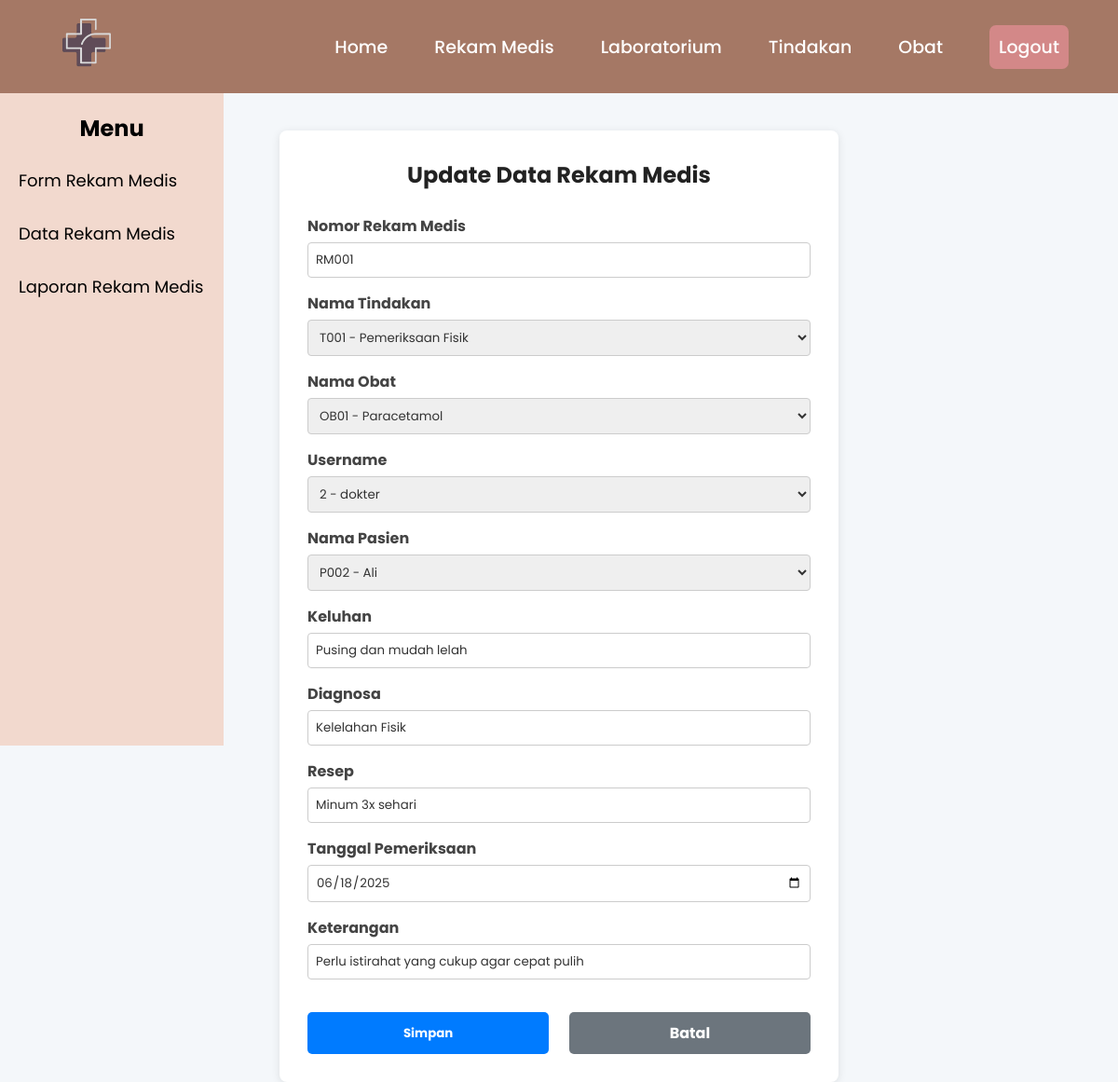
The app's page /Dokter/rm_update.php?no_RM=RM001 with its own data.
### tables this page shows
CREATE TABLE `rekam_medis` (
  `no_RM` varchar(11) NOT NULL,
  `kd_tindakan` varchar(11) NOT NULL,
  `kd_obat` varchar(11) NOT NULL,
  `kd_user` varchar(11) NOT NULL,
  `no_pasien` varchar(11) NOT NULL,
  `diagnosa` varchar(100) NOT NULL,
  `resep` varchar(50) NOT NULL,
  `keluhan` varchar(100) NOT NULL,
  `tgl_periksa` date NOT NULL,
  `ket` varchar(100) NOT NULL
);

CREATE TABLE `tindakan` (
  `kd_tindakan` varchar(11) NOT NULL,
  `nm_tindakan` enum('Pemeriksaan Fisik','Operasi','Pemasangan Infus','Suntik Antibiotik','CT SCAN','USG') NOT NULL,
  `ket` varchar(100) NOT NULL
);

CREATE TABLE `obat` (
  `kd_obat` varchar(11) NOT NULL,
  `nm_obat` varchar(50) NOT NULL,
  `jml_obat` varchar(20) NOT NULL,
  `ukuran` int(20) NOT NULL,
  `harga` int(10) NOT NULL
);

CREATE TABLE `pasien` (
  `no_pasien` varchar(11) NOT NULL,
  `nm_pasien` varchar(100) NOT NULL,
  `j_kel` enum('Perempuan','Laki-laki','','') NOT NULL,
  `agama` enum('Islam','Kristen','Budha','Hindu','Katolik','Konghucu') NOT NULL,
  `alamat` varchar(100) NOT NULL,
  `tgl_lahir` date NOT NULL,
  `usia` int(5) NOT NULL,
  `no_telp` varchar(15) NOT NULL,
  `nm_kk` varchar(50) NOT NULL,
  `hub_kel` enum('Ayah','Ibu','Anak','Suami','Istri','Wali','Lainnya') NOT NULL
);

### Dokter/rm_update.php (the view, shortened to what this page needs)
<?php
include('../koneksi.php');
include("a_header.php");
include("rm_sidebar.php");
$no_RM = $_GET['no_RM'];
$query = mysqli_query($koneksi, "SELECT * FROM rekam_medis WHERE no_RM = '$no_RM'");
$data  = mysqli_fetch_assoc($query);
$tindakan = mysqli_query($koneksi, "SELECT kd_tindakan, nm_tindakan FROM tindakan");
$obat     = mysqli_query($koneksi, "SELECT kd_obat, nm_obat FROM obat");
$login    = mysqli_query($koneksi, "SELECT kd_user, username FROM login WHERE role = 'Dokter'");
$pasien   = mysqli_query($koneksi, "SELECT no_pasien, nm_pasien FROM pasien");
?>
<!DOCTYPE html>
<html lang="id">
<head>
</head>
<body>
<div class="content-wrapper">
    <main class="main-content">
        <div class="header">
            <h2>Update Data Rekam Medis</h2>
        </div>
        <form class="form-update" method="POST" action="rm_update_proses.php">
            <div class="form-group">
                <label>Nomor Rekam Medis</label>
                <input type="text" name="no_RM" value="<?= $data['no_RM'] ?>" readonly>
            </div>
            <div class="form-group">
            <label>Nama Tindakan</label>
            <select name="kd_tindakan" class="form-select" required>
                <?php while ($row = mysqli_fetch_assoc($tindakan)) { ?>
                    <option value="<?= $row['kd_tindakan'] ?>" <?= ($row['kd_tindakan'] == $data['kd_tindakan']) ? 'selected' : '' ?>>
                        <?= $row['kd_tindakan'] ?> - <?= $row['nm_tindakan'] ?>
                    </option>
                <?php } ?>
            </select>
            </div>
            <div class="form-group">
            <label>Nama Obat</label>
            <select name="kd_obat" class="form-select" required>
                <?php while ($row = mysqli_fetch_assoc($obat)) { ?>
                    <option value="<?= $row['kd_obat'] ?>" <?= ($row['kd_obat'] == $data['kd_obat']) ? 'selected' : '' ?>>
                        <?= $row['kd_obat'] ?> - <?= $row['nm_obat'] ?>
                    </option>
                <?php } ?>
            </select>
            </div>
            <div class="form-group">
            <label>Username</label>
            <select name="kd_user" class="form-select" required>
                <?php while ($row = mysqli_fetch_assoc($login)) { ?>
                    <option value="<?= $row['kd_user'] ?>" <?= ($row['kd_user'] == $data['kd_user']) ? 'selected' : '' ?>>
                        <?= $row['kd_user'] ?> - <?= $row['username'] ?>
                    </option>
                <?php } ?>
            </select>
            </div>
            <div class="form-group">
            <label>Nama Pasien</label>
            <select name="no_pasien" class="form-select" required>
                <?php while ($row = mysqli_fetch_assoc($pasien)) { ?>
                    <option value="<?= $row['no_pasien'] ?>" <?= ($row['no_pasien'] == $data['no_pasien']) ? 'selected' : '' ?>>
                        <?= $row['no_pasien'] ?> - <?= $row['nm_pasien'] ?>
                    </option>
                <?php } ?>
            </select>
            </div>
             <div class="form-group">
                <label>Keluhan</label>
                <input type="text" name="keluhan"  value="<?= $data['keluhan'] ?>" required>
            </div>
            <div class="form-group">
                <label>Diagnosa</label>
                <input type="text" name="diagnosa" value="<?= $data['diagnosa'] ?>" required>
            </div>
            <div class="form-group">
                <label>Resep</label>
                <input type="text" name="resep" value="<?= $data['resep'] ?>" required>
            </div>
            <div class="form-group">
                <label>Tanggal Pemeriksaan</label>
                <input type="date" name="tgl_periksa"  value="<?= $data['tgl_periksa'] ?>" required>
            </div>
            <div class="form-group">
                <label>Keterangan</label>
                <input type="text" name="ket"  value="<?= $data['ket'] ?>" required>
            </div>
            <div class="form-actions">
                <button type="submit" class="btn-simpan">Simpan</button>
                <a href="rm_data.php" class="btn-batal">Batal</a>
            </div>
        </form>
    </main>
</div>
</body>
</html>

### Dokter/a_header.php (style rules this page uses)
* { margin: 0; padding: 0; box-sizing: border-box; font-family: 'Poppins', sans-serif; }

### Dokter/rm_update.php (style rules this page uses)
body { font-family: Arial, sans-serif; background-color: #f4f7fa; }
.content-wrapper { display: flex; justify-content: center; padding-top: 140px; }
.main-content { background-color: #fff; padding: 30px; border-radius: 8px; width: 600px; box-shadow: 0 2px 10px rgba(0, 0, 0, 0.1); }
.header h2 { text-align: center; margin-bottom: 25px; color: #222; }
.form-update { display: flex; flex-direction: column; gap: 15px; }
.form-group { display: flex; flex-direction: column; }
.form-group label { font-weight: bold; margin-bottom: 5px; color: #444; }
.form-group input, .form-group select { padding: 8px; border: 1px solid #ccc; border-radius: 4px; color: #333; }
.form-actions { display: flex; justify-content: space-between; margin-top: 20px; }
.form-actions button, .form-actions a { width: 48%; padding: 10px; text-align: center; text-decoration: none; border-radius: 5px; font-weight: bold; color: white; border: none; }
.btn-simpan { background-color: #007bff; }
.btn-batal { background-color: #6c757d; }

### records on screen
rekam_medis: no_RM "RM001", kd_tindakan "T001 - Pemeriksaan Fisik", kd_obat "OB01 - Paracetamol", kd_user "2 - dokter", no_pasien "P002 - Ali", keluhan "Pusing dan mudah lelah", diagnosa "Kelelahan Fisik", resep "Minum 3x sehari", tgl_periksa "06/18/2025", ket "Perlu istirahat yang cukup agar cepat pulih"
